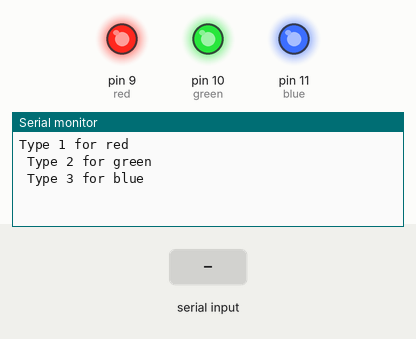
Bench run of a sketch on a simulated Arduino Uno, built with avr-gcc and run on an emulated ATmega328P. Parts: output pins drawn as LEDs (lit = HIGH), the last lines printed to the serial monitor. Inputs (shaded band) come from the test bench.

Above: at 1.2 s.
1.3 s: byte 30 received over Serial
At 2.5 s:
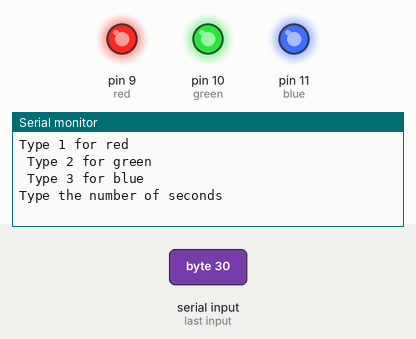
2.8 s: byte 90 received over Serial
At 3.4 s:
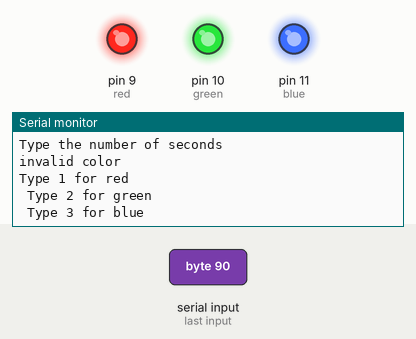

The sketch:

Serial_Contorlled_Light_10_23_18.ino
```cpp
int color [0], duration[0];
int red = 9;
int green = 10;
int blue = 11;

void setup() {
  // put your setup code here, to run once:
 // pinMode(YELLOW, OUTPUT);
  pinMode(red, OUTPUT);
  pinMode(green, OUTPUT);
  pinMode(blue, OUTPUT);
  digitalWrite(red, HIGH);   // turn the LED off (HIGH is the voltage level)
  digitalWrite(green, HIGH);   // turn the LED off (HIGH is the voltage level)
  digitalWrite(blue, HIGH);   // turn the LED off (HIGH is the voltage level)
  Serial.begin(9600);

}

void loop() {
  // put your main code here, to run repeatedly:
  Serial.println("Type 1 for red\n Type 2 for green \n Type 3 for blue");
  while (!Serial.available());
  color[0] = Serial.read();

  Serial.println("Type the number of seconds");
  while (!Serial.available());
  duration[0] = Serial.read();

  if (color[0] > 3){
    Serial.println("invalid color");
  }else{
    turnOn(color[0],duration[0]);
  }

}
void turnOn(int cntrl[0], int drtn[0]){
 int color;

 switch(cntrl[0]){
  case 1: color = red;
    break;
  case 2: color = blue;
    break;
  case 3: color = green;
    break;
  default: color;
    break;
  };
  digitalWrite(color, LOW);
  delay(drtn[0]*1000);
  digitalWrite(color, HIGH);

}
```

Measured:
- after the input at 1.3 s, the serial monitor: prints a new line at once (image 1)
- after the input at 2.8 s, the serial monitor: prints a new line at once (image 2)
